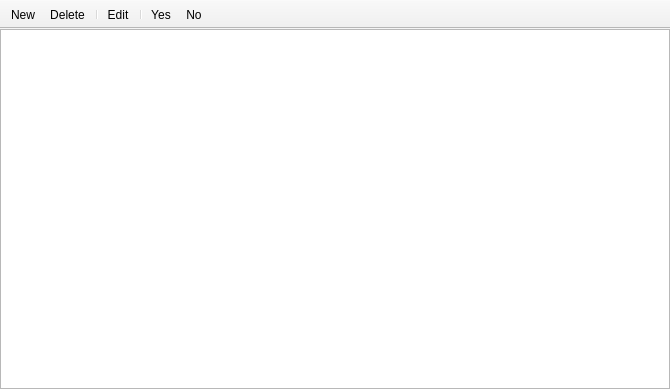
<?xml version="1.0" encoding="UTF-8"?>
<ui version="4.0">
 <class>ViewDepartments</class>
 <widget class="QMainWindow" name="ViewDepartments">
  <property name="geometry">
   <rect>
    <x>0</x>
    <y>0</y>
    <width>670</width>
    <height>389</height>
   </rect>
  </property>
  <property name="windowTitle">
   <string>MainWindow</string>
  </property>
  <property name="toolTip">
   <string/>
  </property>
  <widget class="QWidget" name="centralwidget">
   <layout class="QGridLayout" name="gridLayout">
    <property name="leftMargin">
     <number>0</number>
    </property>
    <property name="topMargin">
     <number>0</number>
    </property>
    <property name="rightMargin">
     <number>0</number>
    </property>
    <property name="bottomMargin">
     <number>0</number>
    </property>
    <item row="0" column="0">
     <widget class="QTableView" name="tableView">
      <property name="minimumSize">
       <size>
        <width>550</width>
        <height>200</height>
       </size>
      </property>
      <property name="styleSheet">
       <string notr="true">QTableView{
border-width:2px
}</string>
      </property>
     </widget>
    </item>
   </layout>
  </widget>
  <widget class="QToolBar" name="toolBar">
   <property name="windowTitle">
    <string>toolBar</string>
   </property>
   <property name="toolTip">
    <string/>
   </property>
   <property name="movable">
    <bool>false</bool>
   </property>
   <attribute name="toolBarArea">
    <enum>TopToolBarArea</enum>
   </attribute>
   <attribute name="toolBarBreak">
    <bool>false</bool>
   </attribute>
   <addaction name="action_New"/>
   <addaction name="action_Delete"/>
   <addaction name="separator"/>
   <addaction name="action_Edit"/>
   <addaction name="separator"/>
   <addaction name="action_Yes"/>
   <addaction name="action_No"/>
  </widget>
  <action name="action_New">
   <property name="icon">
    <iconset>
     <normaloff>:/plus.png</normaloff>:/plus.png</iconset>
   </property>
   <property name="text">
    <string>&amp;New</string>
   </property>
   <property name="toolTip">
    <string>Добавить</string>
   </property>
  </action>
  <action name="action_Delete">
   <property name="icon">
    <iconset>
     <normaloff>:/trash.png</normaloff>:/trash.png</iconset>
   </property>
   <property name="text">
    <string>&amp;Delete</string>
   </property>
   <property name="toolTip">
    <string>Удалить</string>
   </property>
  </action>
  <action name="action_Edit">
   <property name="icon">
    <iconset>
     <normaloff>:/note.png</normaloff>:/note.png</iconset>
   </property>
   <property name="text">
    <string>&amp;Edit</string>
   </property>
   <property name="toolTip">
    <string>Редактировать</string>
   </property>
  </action>
  <action name="action_Yes">
   <property name="icon">
    <iconset>
     <normaloff>:/check.png</normaloff>:/check.png</iconset>
   </property>
   <property name="text">
    <string>&amp;Yes</string>
   </property>
   <property name="toolTip">
    <string>Применить</string>
   </property>
  </action>
  <action name="action_No">
   <property name="icon">
    <iconset>
     <normaloff>:/close.png</normaloff>:/close.png</iconset>
   </property>
   <property name="text">
    <string>&amp;No</string>
   </property>
   <property name="toolTip">
    <string>Отменить</string>
   </property>
  </action>
 </widget>
 <resources>
  <include location="../resources/ViewWindowRes.qrc"/>
 </resources>
 <connections/>
</ui>
